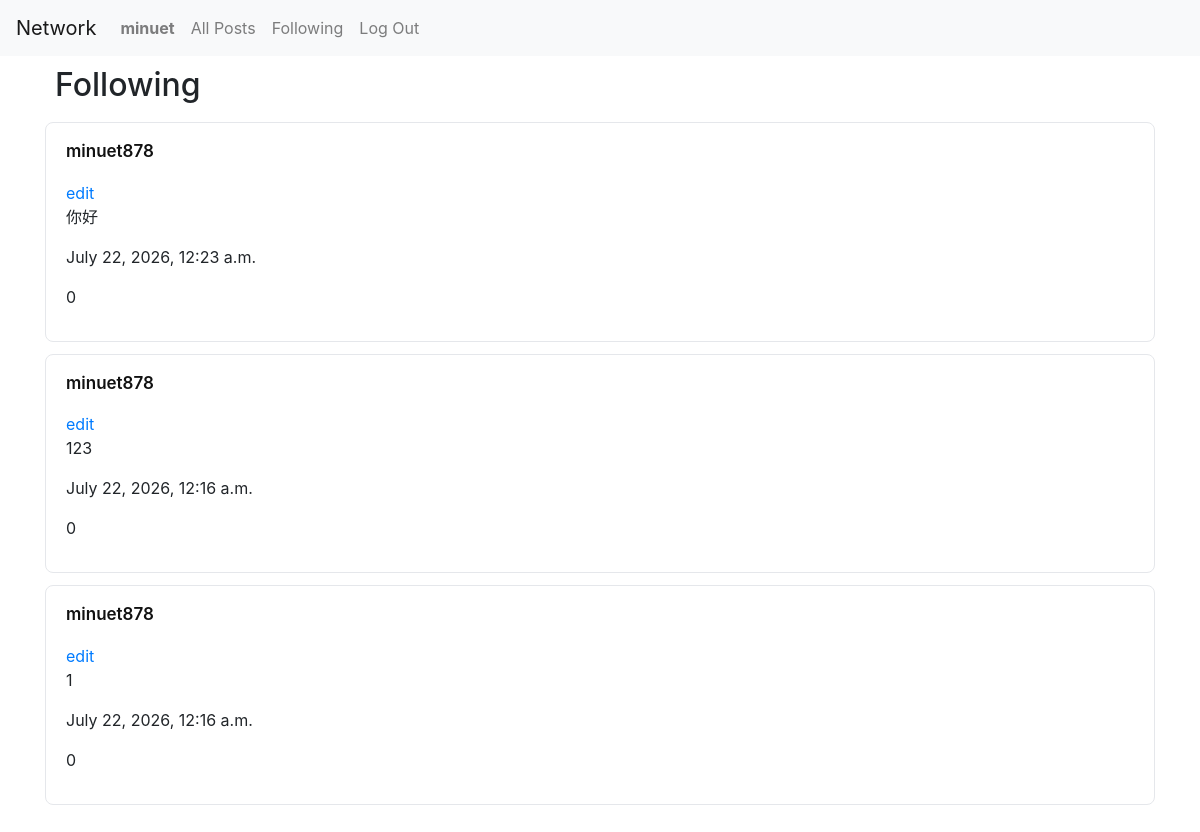
Before: /following (signed in) with the older database file.
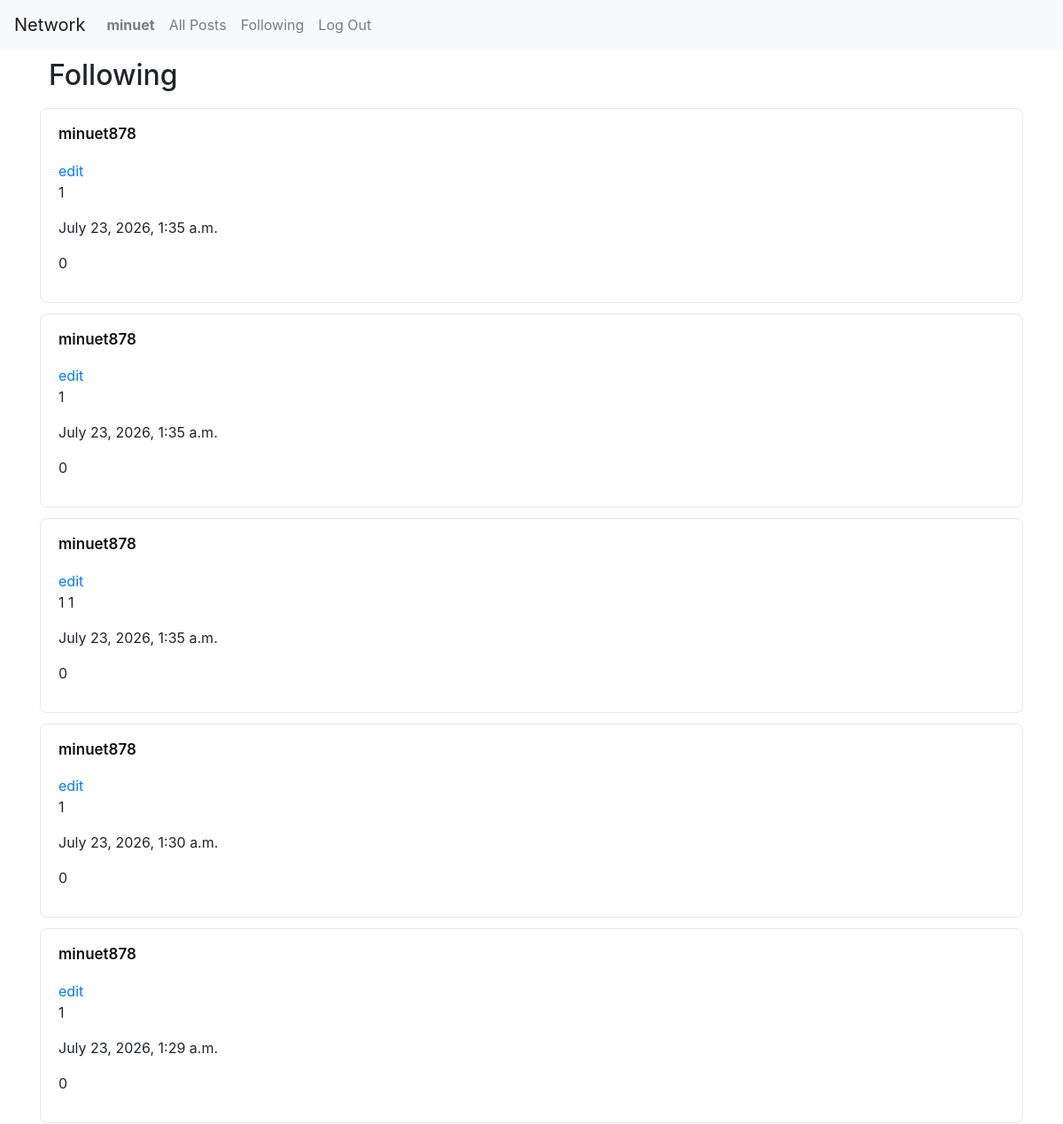
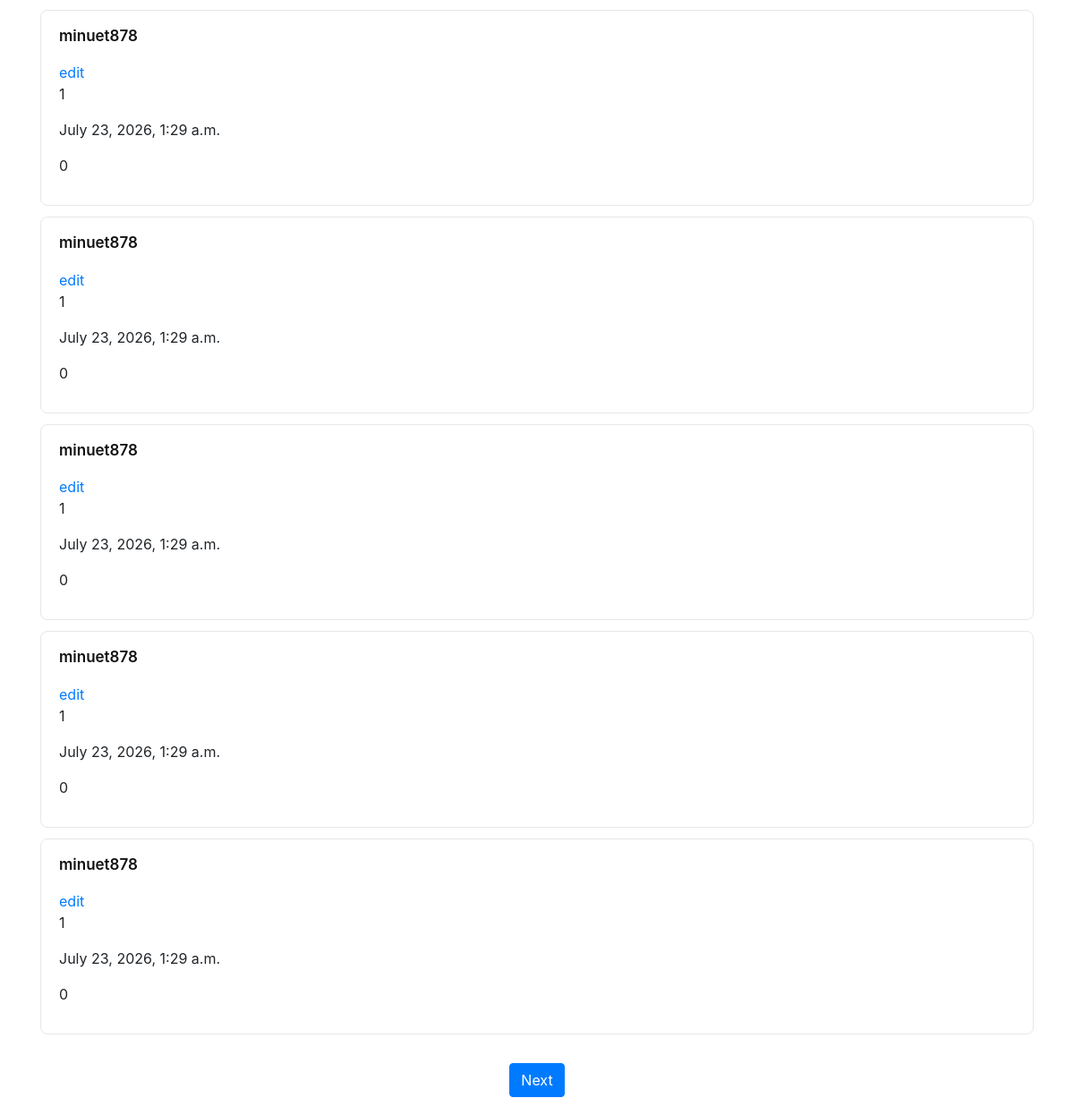
After: the same page with the newer database file (2 pictures, top to bottom).
### network/models.py (models this page shows, shortened)
class User(AbstractUser):
    follow = models.ManyToManyField("User", blank=True, related_name="followers")

class Post(models.Model):
    poster = models.ForeignKey(User, on_delete=models.CASCADE, related_name="posts")
    content = models.TextField()
    post_time = models.DateTimeField(auto_now_add=True)
    like = models.ManyToManyField("User", blank=True, related_name="like_posts")

### network/views.py (the view)
# urls.py: path("following", views.following, name="following"),
def following(request):
    if request.method == "GET":
        posts = Post.objects.order_by("-post_time").filter(poster__in=request.user.follow.all())
        paginator = Paginator(posts, 10)
        page_number = request.GET.get('page')
        page_obj = paginator.get_page(page_number)
        return render(request, "network/following.html", {
            "posts": page_obj
        })

### network/templates/network/following.html (shortened to what this page needs)
{% extends "network/layout.html" %}
{% block body %}
    <h2 style="padding:10px;">Following</h2>
    {% for post in posts %}
        <div class="card-box">
            <p><a class="post-author" href="{% url 'profile' post.poster.id %}">{{ post.poster }}</a></p>
            <a href="{% url 'edit' %}">edit</a>
            <p>{{ post.content }}</p>
            <p class="post-time">{{ post.post_time }}</p>
            <p>{{ post.like.count }}</p>
        </div>
    {% endfor %}
    <div style="padding: 20px; text-align: center;">
        {% if posts.has_next %}
            <a class="btn btn-primary" href="?page={{ posts.next_page_number }}">Next</a>
        {% endif %}
    </div>
{% endblock %}

### network/templates/network/layout.html (shortened to what this page needs)
{% load static %}
<!DOCTYPE html>
<html lang="en">
    <head>
        <link rel="stylesheet" href="https://stackpath.bootstrapcdn.com/bootstrap/4.4.1/css/bootstrap.min.css">
        <link href="{% static 'network/styles.css' %}" rel="stylesheet">
    </head>
    <body>
        <nav class="navbar navbar-expand-lg navbar-light bg-light">
            <a class="navbar-brand" href="{% url 'index' %}"">Network</a>
            <div>
                <ul class="navbar-nav mr-auto">
                {% if user.is_authenticated %}
                    <li class="nav-item">
                        <a class="nav-link" href="{% url 'profile' user.id %}"><strong>{{ user.username }}</strong></a>
                    </li>
                {% endif %}
                <li class="nav-item">
                    <a class="nav-link" href="{% url 'index' %}">All Posts</a>
                </li>
                {% if user.is_authenticated %}
                    <li class="nav-item">
                        <a class="nav-link" href="{% url 'following' %}">Following</a>
                    </li>
                    <li class="nav-item">
                        <a class="nav-link" href="{% url 'logout' %}">Log Out</a>
                    </li>
                {% endif %}
                </ul>
            </div>
        </nav>
        <div class="container">
            {% block body %}
            {% endblock %}
        </div>
    </body>
</html>

### network/static/network/styles.css (style rules this page uses)
.card-box { border: 1px solid #e5e7eb; border-radius: 8px; padding: 16px 20px; margin-bottom: 12px; background-color: white; }
.post-author { font-weight: 600; font-size: 17px; text-decoration: none; color: #111; }

Changed rows visible on the page:
no longer on this page (row unchanged): Post: poster "minuet878", content "你好", post_time "July 22, 2026, 12:23 a.m.", like.count "0"
no longer on this page (row unchanged): Post: poster "minuet878", content "123", post_time "July 22, 2026, 12:16 a.m.", like.count "0"
no longer on this page (row unchanged): Post: poster "minuet878", content "1", post_time "July 22, 2026, 12:16 a.m.", like.count "0"
added Post: poster "minuet878", content "1", post_time "July 23, 2026, 1:35 a.m.", like.count "0"
added Post: poster "minuet878", content "1", post_time "July 23, 2026, 1:35 a.m.", like.count "0"
added Post: poster "minuet878", content "1 1", post_time "July 23, 2026, 1:35 a.m.", like.count "0"
added Post: poster "minuet878", content "1", post_time "July 23, 2026, 1:30 a.m.", like.count "0"
added Post: poster "minuet878", content "1", post_time "July 23, 2026, 1:29 a.m.", like.count "0"
added Post: poster "minuet878", content "1", post_time "July 23, 2026, 1:29 a.m.", like.count "0"
added Post: poster "minuet878", content "1", post_time "July 23, 2026, 1:29 a.m.", like.count "0"
added Post: poster "minuet878", content "1", post_time "July 23, 2026, 1:29 a.m.", like.count "0"
added Post: poster "minuet878", content "1", post_time "July 23, 2026, 1:29 a.m.", like.count "0"
added Post: poster "minuet878", content "1", post_time "July 23, 2026, 1:29 a.m.", like.count "0"
Other visible differences:
text now shown: "Next"
